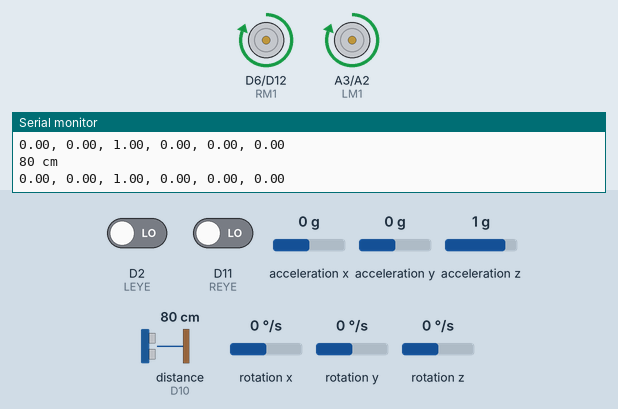
Bench run of a sketch on a simulated Arduino Nano 33 IoT. Shown: motor-driver pin pairs drawn as motors (green arrow = first pin HIGH = forward, orange = second pin HIGH = backward, longer = more drive), the last lines printed to the serial monitor. Wiring (inferred from the names in the program): ultrasonic range finder: trigger A1; echo D10. The inputs (shaded band) are chosen by the test bench; at power-on: distance to the obstacle (sensor on D10) 80 cm, D2 (LEYE) LOW, D11 (REYE) LOW, acceleration x 0 g, acceleration y 0 g, acceleration z 1 g, rotation x 0 °/s, rotation y 0 °/s, rotation z 0 °/s. The echo pulse lasts 58.3 µs per cm.

Above: at 1.2 s.
1.3 s: distance to the obstacle (sensor on D10) set to 39 cm
2.8 s: distance to the obstacle (sensor on D10) set to 34 cm
4.3 s: D2 (LEYE) driven HIGH
At 4.7 s:
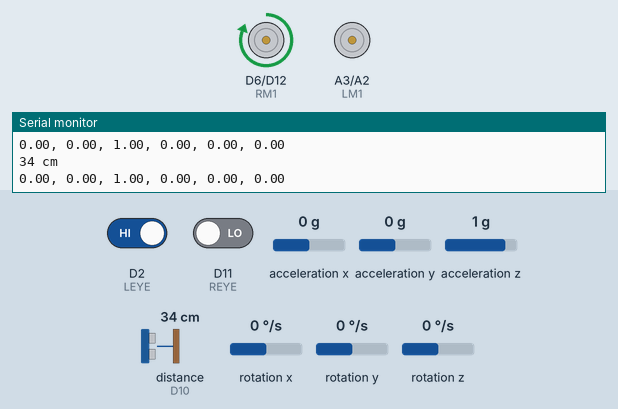
5.8 s: D11 (REYE) driven HIGH
At 7.0 s:
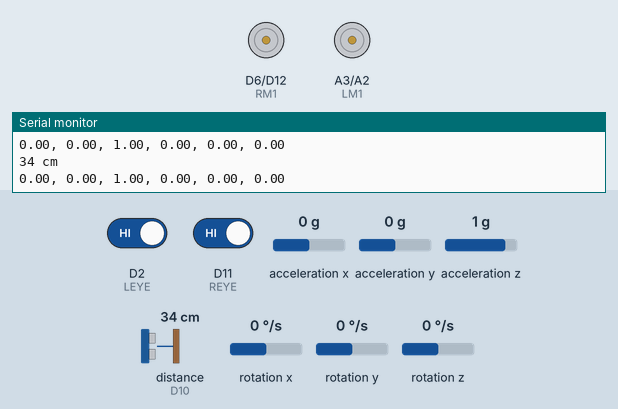
7.3 s: D2 (LEYE) driven LOW
At 8.0 s:
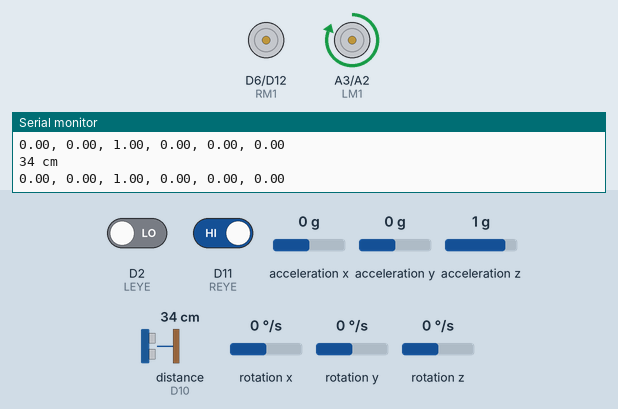
8.8 s: distance to the obstacle (sensor on D10) set to 24 cm
10.3 s: distance to the obstacle (sensor on D10) set to 19 cm
Timing chart, 0 to 12.8 s (numbered marks = the images above; inputs shaded):
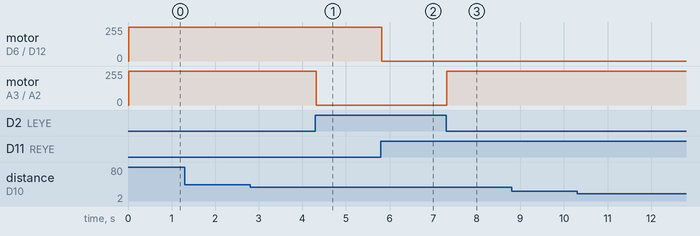

The sketch:

imu_pid.ino
```cpp
#include <Arduino_LSM6DS3.h>
#include <PID_v1.h> // PID Library by Brett Beauregard

// Define Variables we'll be connecting to
double setpoint; // Desired Value
double input; // US Sensor
double output; // Motor

// PID Parameters
double Kp = 20, Ki = 5, Kd = 1;

// Specify the links and initial tuning parameters
PID myPID(&input, &output, &setpoint, Kp, Ki, Kd, DIRECT);

// L293D Connection
const int LM1 = 17;
const int LM2 = 16;
const int RM1 = 6;
const int RM2 = 12;

// IR Sensor Connection
const int LEYE = 2;
const int REYE = 11;

// Ultrasonic Connection
const int UST = 15;
const int USE = 10;

int right_turn() { // LEFT WHEEL FORWARD
  analogWrite(LM1, 255 - output);
  analogWrite(LM2, 0);
  analogWrite(RM1, 0);
  analogWrite(RM2, 0);
}

int left_turn() { // RIGHT WHEEL FORWARD
  analogWrite(LM1, 0);
  analogWrite(LM2, 0);
  analogWrite(RM1, 255 - output);
  analogWrite(RM2, 0);
}

int move_forward() { // ALL WHEEL FORWARD
  analogWrite(LM1, 255 - output);
  analogWrite(LM2, 0);
  analogWrite(RM1, 255 - output);
  analogWrite(RM2, 0);
}

int stop_all() { // STOP BUGGY
  analogWrite(LM1, 0);
  analogWrite(LM2, 0);
  analogWrite(RM1, 0);
  analogWrite(RM2, 0);
}

int distance; // Distance between the Obstacle and Vehicle
int last_distance; // Last Recorded Distance

void setup() {
  setpoint = 15; // Distance to activate PID
  myPID.SetMode(AUTOMATIC); // Turn PID On
  myPID.SetTunings(Kp, Ki, Kd); /// Adjust PID Values

  pinMode(LEYE, INPUT);
  pinMode(REYE, INPUT);

  pinMode(LM1, OUTPUT);
  pinMode(LM2, OUTPUT);
  pinMode(RM1, OUTPUT);
  pinMode(RM2, OUTPUT);

  pinMode(UST, OUTPUT);
  pinMode(USE, INPUT);

  Serial.begin(9600);
  while (!Serial) {
    Serial.println("LSM6DS3 IMU initialization…");
  }
  if (!IMU.begin()) {
    Serial.println("Failed to initialize IMU!");
    while (true); // halt program
  }
  Serial.println("IMU initialized");
}


void loop() {
  float aX, aY, aZ;
  float gX, gY, gZ;
  const char * spacer = ", ";

  // IR Sensor
  int left = digitalRead(LEYE);
  int right = digitalRead(REYE);

  long duration = 0;
  int distance = 0;

  // Determine IMU Values
  if (IMU.accelerationAvailable() && IMU.gyroscopeAvailable()) {
    IMU.readAcceleration(aX, aY, aZ);
    IMU.readGyroscope(gX, gY, gZ);
    Serial.print(aX); Serial.print(spacer);
    Serial.print(aY); Serial.print(spacer);
    Serial.print(aZ); Serial.print(spacer);
    Serial.print(gX); Serial.print(spacer);
    Serial.print(gY); Serial.print(spacer);
    Serial.println(gZ);
    delay(10);
  }

  // Ultrasonic Sensor
  while (distance == 0) {
    digitalWrite(UST, LOW);
    delayMicroseconds(2);
    digitalWrite(UST, HIGH);
    delayMicroseconds(10);
    digitalWrite(UST, LOW);

    duration = pulseIn(USE, HIGH);
    distance = duration / 58;
    input = distance; // Input Distance for PID

    Serial.print(distance);
    Serial.println(" cm");
  }

  myPID.Compute(); // Compute PID

  if (left && right) {
    stop_all();
  }

  if (!left && !right) {
    move_forward();
  }

  if (!left && right) {
    right_turn();
  }

  if (left && !right) {
    left_turn();
  }

}
```

Measured:
- after the input at 4.3 s, motor on A3 (LM1) / A2 (LM2): forward 255/255 → stopped at once
- after the input at 5.8 s, motor on D6 (RM1) / D12 (RM2): forward 255/255 → stopped at once
- after the input at 7.3 s, motor on A3 (LM1) / A2 (LM2): stopped → forward 255/255 at once
